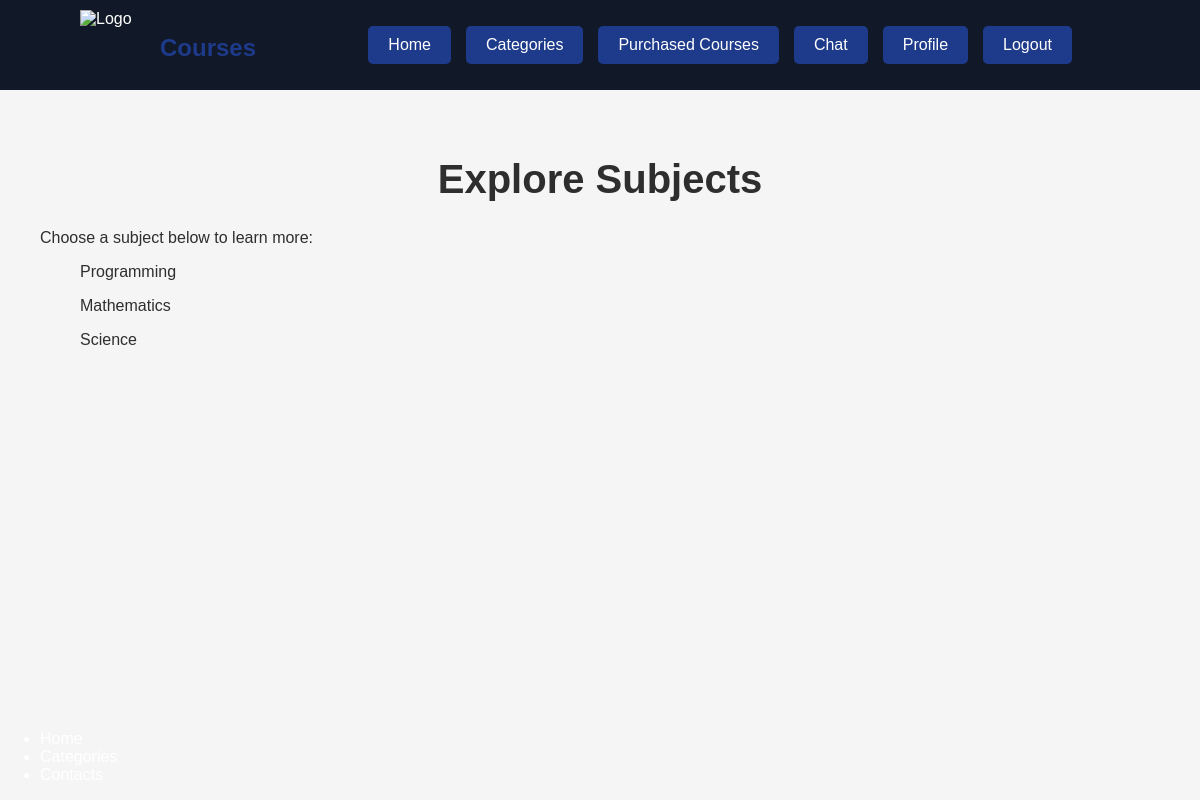
Page /categories (signed in) on the committed database.
### courses/models.py (models this page shows, shortened)
class Category(models.Model):
    name = models.CharField(max_length=100)
    description = models.TextField()

### courses/views.py (the view)
# urls.py: path('categories', views.categories, name='categories'),
def categories(request):
    categories = Category.objects.all()
    if request.user.is_authenticated:
        is_student = request.user.profile.is_student()
        is_tutor = request.user.profile.is_tutor()
    else:
        is_student = False
        is_tutor = False
    return render (request, 'categories.html', {
        'categories': categories,
        'is_student': is_student,
        'is_tutor': is_tutor
    })

### courses/models.py (called while the page is built)
    def is_student(self):
        return self.roles & self.ROLE_STUDENT == self.ROLE_STUDENT

    def is_tutor(self):
        return self.roles & self.ROLE_TUTOR == self.ROLE_TUTOR

### courses/templatetags/shared_tags.py (called while the page is built)
@register.inclusion_tag('header.html', takes_context=True)
def show_header(context):
    if context.request.user.is_authenticated:
        is_student = context.request.user.profile.is_student()
        is_tutor = context.request.user.profile.is_tutor()
    else:
        is_student = False
        is_tutor = False
    return {
        'is_student': is_student,
        'is_tutor': is_tutor
    }

### courses/templates/categories.html (shortened to what this page needs)
{% load static %}
{% load shared_tags %}
<!DOCTYPE html>
<html lang="en">
<head>
    <link rel="stylesheet" href="{% static 'css/styles.css' %}">
</head>
<body>
    {% show_header %}
    <main>
        <div class="middle">
            <h1>Explore Subjects</h1>
        </div>
        <p>Choose a subject below to learn more:</p>
        <div class="subject-container">
            <ul>
                {% for category in categories %}
                <p>{{ category.name }}</p>
                {% endfor %}
            </ul>
        </div>
    </main>
    {% include 'footer.html' %}
</body>
</html>

### courses/static/css/styles.css (style rules this page uses)
body { font-family: Arial, sans-serif; background-color: #F5F5F5; color: #2E2E2E; margin: 0; padding: 0; overflow-x: hidden; height: 100%; display: flex; flex-direction: column; min-height: 100vh; }
.middle { text-align: center; font-size: 20px; color: #2E2E2E; }
main { margin: 20px; padding: 20px; background-color: #F5F5F5; flex: 1; }

### rows in the picture
Category: name "Programming"
Category: name "Mathematics"
Category: name "Science"
